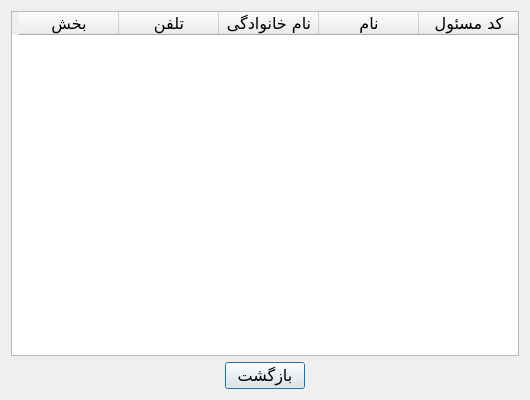
<?xml version="1.0" encoding="UTF-8"?>
<ui version="4.0">
 <class>ShowEmployeesDialog</class>
 <widget class="QDialog" name="ShowEmployeesDialog">
  <property name="geometry">
   <rect>
    <x>0</x>
    <y>0</y>
    <width>530</width>
    <height>400</height>
   </rect>
  </property>
  <property name="minimumSize">
   <size>
    <width>530</width>
    <height>400</height>
   </size>
  </property>
  <property name="font">
   <font>
    <family>B Nazanin</family>
    <pointsize>12</pointsize>
   </font>
  </property>
  <property name="windowTitle">
   <string>لیست مسئولان کتابخانه</string>
  </property>
  <property name="layoutDirection">
   <enum>Qt::RightToLeft</enum>
  </property>
  <property name="locale">
   <locale language="Persian" country="Iran"/>
  </property>
  <layout class="QVBoxLayout" name="verticalLayout">
   <item>
    <widget class="QTableWidget" name="tbl_employees">
     <property name="selectionBehavior">
      <enum>QAbstractItemView::SelectRows</enum>
     </property>
     <column>
      <property name="text">
       <string>کد مسئول</string>
      </property>
      <property name="font">
       <font>
        <family>B Nazanin</family>
        <pointsize>12</pointsize>
       </font>
      </property>
     </column>
     <column>
      <property name="text">
       <string>نام</string>
      </property>
      <property name="font">
       <font>
        <family>B Nazanin</family>
        <pointsize>12</pointsize>
       </font>
      </property>
     </column>
     <column>
      <property name="text">
       <string>نام خانوادگی</string>
      </property>
      <property name="font">
       <font>
        <family>B Nazanin</family>
        <pointsize>12</pointsize>
       </font>
      </property>
     </column>
     <column>
      <property name="text">
       <string>تلفن</string>
      </property>
      <property name="font">
       <font>
        <family>B Nazanin</family>
        <pointsize>12</pointsize>
       </font>
      </property>
     </column>
     <column>
      <property name="text">
       <string>بخش</string>
      </property>
      <property name="font">
       <font>
        <family>B Nazanin</family>
        <pointsize>12</pointsize>
       </font>
      </property>
     </column>
    </widget>
   </item>
   <item>
    <layout class="QHBoxLayout" name="hlay_buttons">
     <item>
      <spacer name="horizontalSpacer_3">
       <property name="orientation">
        <enum>Qt::Horizontal</enum>
       </property>
       <property name="sizeHint" stdset="0">
        <size>
         <width>40</width>
         <height>20</height>
        </size>
       </property>
      </spacer>
     </item>
     <item>
      <widget class="QPushButton" name="btn_back">
       <property name="text">
        <string>بازگشت</string>
       </property>
      </widget>
     </item>
     <item>
      <spacer name="horizontalSpacer_2">
       <property name="orientation">
        <enum>Qt::Horizontal</enum>
       </property>
       <property name="sizeHint" stdset="0">
        <size>
         <width>40</width>
         <height>20</height>
        </size>
       </property>
      </spacer>
     </item>
    </layout>
   </item>
  </layout>
 </widget>
 <resources/>
 <connections/>
</ui>
